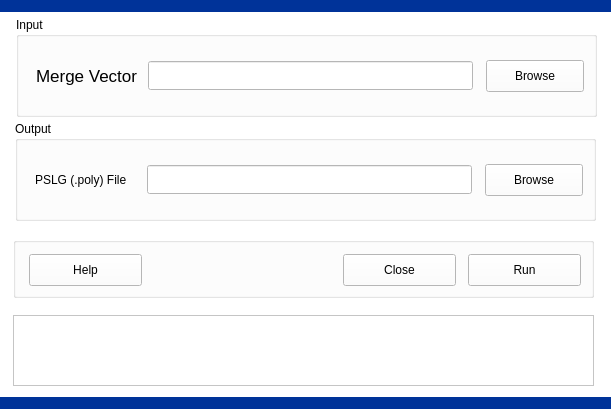
<?xml version="1.0" encoding="UTF-8"?>
<ui version="4.0">
 <class>ReadTopology</class>
 <widget class="QDialog" name="ReadTopology">
  <property name="geometry">
   <rect>
    <x>0</x>
    <y>0</y>
    <width>611</width>
    <height>409</height>
   </rect>
  </property>
  <property name="palette">
   <palette>
    <active>
     <colorrole role="WindowText">
      <brush brushstyle="SolidPattern">
       <color alpha="255">
        <red>0</red>
        <green>0</green>
        <blue>0</blue>
       </color>
      </brush>
     </colorrole>
     <colorrole role="Button">
      <brush brushstyle="SolidPattern">
       <color alpha="255">
        <red>255</red>
        <green>255</green>
        <blue>255</blue>
       </color>
      </brush>
     </colorrole>
     <colorrole role="Light">
      <brush brushstyle="SolidPattern">
       <color alpha="255">
        <red>255</red>
        <green>255</green>
        <blue>255</blue>
       </color>
      </brush>
     </colorrole>
     <colorrole role="Midlight">
      <brush brushstyle="SolidPattern">
       <color alpha="255">
        <red>255</red>
        <green>255</green>
        <blue>255</blue>
       </color>
      </brush>
     </colorrole>
     <colorrole role="Dark">
      <brush brushstyle="SolidPattern">
       <color alpha="255">
        <red>127</red>
        <green>127</green>
        <blue>127</blue>
       </color>
      </brush>
     </colorrole>
     <colorrole role="Mid">
      <brush brushstyle="SolidPattern">
       <color alpha="255">
        <red>170</red>
        <green>170</green>
        <blue>170</blue>
       </color>
      </brush>
     </colorrole>
     <colorrole role="Text">
      <brush brushstyle="SolidPattern">
       <color alpha="255">
        <red>0</red>
        <green>0</green>
        <blue>0</blue>
       </color>
      </brush>
     </colorrole>
     <colorrole role="BrightText">
      <brush brushstyle="SolidPattern">
       <color alpha="255">
        <red>255</red>
        <green>255</green>
        <blue>255</blue>
       </color>
      </brush>
     </colorrole>
     <colorrole role="ButtonText">
      <brush brushstyle="SolidPattern">
       <color alpha="255">
        <red>0</red>
        <green>0</green>
        <blue>0</blue>
       </color>
      </brush>
     </colorrole>
     <colorrole role="Base">
      <brush brushstyle="SolidPattern">
       <color alpha="255">
        <red>255</red>
        <green>255</green>
        <blue>255</blue>
       </color>
      </brush>
     </colorrole>
     <colorrole role="Window">
      <brush brushstyle="SolidPattern">
       <color alpha="255">
        <red>255</red>
        <green>255</green>
        <blue>255</blue>
       </color>
      </brush>
     </colorrole>
     <colorrole role="Shadow">
      <brush brushstyle="SolidPattern">
       <color alpha="255">
        <red>0</red>
        <green>0</green>
        <blue>0</blue>
       </color>
      </brush>
     </colorrole>
     <colorrole role="AlternateBase">
      <brush brushstyle="SolidPattern">
       <color alpha="255">
        <red>255</red>
        <green>255</green>
        <blue>255</blue>
       </color>
      </brush>
     </colorrole>
     <colorrole role="ToolTipBase">
      <brush brushstyle="SolidPattern">
       <color alpha="255">
        <red>255</red>
        <green>255</green>
        <blue>220</blue>
       </color>
      </brush>
     </colorrole>
     <colorrole role="ToolTipText">
      <brush brushstyle="SolidPattern">
       <color alpha="255">
        <red>0</red>
        <green>0</green>
        <blue>0</blue>
       </color>
      </brush>
     </colorrole>
    </active>
    <inactive>
     <colorrole role="WindowText">
      <brush brushstyle="SolidPattern">
       <color alpha="255">
        <red>0</red>
        <green>0</green>
        <blue>0</blue>
       </color>
      </brush>
     </colorrole>
     <colorrole role="Button">
      <brush brushstyle="SolidPattern">
       <color alpha="255">
        <red>255</red>
        <green>255</green>
        <blue>255</blue>
       </color>
      </brush>
     </colorrole>
     <colorrole role="Light">
      <brush brushstyle="SolidPattern">
       <color alpha="255">
        <red>255</red>
        <green>255</green>
        <blue>255</blue>
       </color>
      </brush>
     </colorrole>
     <colorrole role="Midlight">
      <brush brushstyle="SolidPattern">
       <color alpha="255">
        <red>255</red>
        <green>255</green>
        <blue>255</blue>
       </color>
      </brush>
     </colorrole>
     <colorrole role="Dark">
      <brush brushstyle="SolidPattern">
       <color alpha="255">
        <red>127</red>
        <green>127</green>
        <blue>127</blue>
       </color>
      </brush>
     </colorrole>
     <colorrole role="Mid">
      <brush brushstyle="SolidPattern">
       <color alpha="255">
        <red>170</red>
        <green>170</green>
        <blue>170</blue>
       </color>
      </brush>
     </colorrole>
     <colorrole role="Text">
      <brush brushstyle="SolidPattern">
       <color alpha="255">
        <red>0</red>
        <green>0</green>
        <blue>0</blue>
       </color>
      </brush>
     </colorrole>
     <colorrole role="BrightText">
      <brush brushstyle="SolidPattern">
       <color alpha="255">
        <red>255</red>
        <green>255</green>
        <blue>255</blue>
       </color>
      </brush>
     </colorrole>
     <colorrole role="ButtonText">
      <brush brushstyle="SolidPattern">
       <color alpha="255">
        <red>0</red>
        <green>0</green>
        <blue>0</blue>
       </color>
      </brush>
     </colorrole>
     <colorrole role="Base">
      <brush brushstyle="SolidPattern">
       <color alpha="255">
        <red>255</red>
        <green>255</green>
        <blue>255</blue>
       </color>
      </brush>
     </colorrole>
     <colorrole role="Window">
      <brush brushstyle="SolidPattern">
       <color alpha="255">
        <red>255</red>
        <green>255</green>
        <blue>255</blue>
       </color>
      </brush>
     </colorrole>
     <colorrole role="Shadow">
      <brush brushstyle="SolidPattern">
       <color alpha="255">
        <red>0</red>
        <green>0</green>
        <blue>0</blue>
       </color>
      </brush>
     </colorrole>
     <colorrole role="AlternateBase">
      <brush brushstyle="SolidPattern">
       <color alpha="255">
        <red>255</red>
        <green>255</green>
        <blue>255</blue>
       </color>
      </brush>
     </colorrole>
     <colorrole role="ToolTipBase">
      <brush brushstyle="SolidPattern">
       <color alpha="255">
        <red>255</red>
        <green>255</green>
        <blue>220</blue>
       </color>
      </brush>
     </colorrole>
     <colorrole role="ToolTipText">
      <brush brushstyle="SolidPattern">
       <color alpha="255">
        <red>0</red>
        <green>0</green>
        <blue>0</blue>
       </color>
      </brush>
     </colorrole>
    </inactive>
    <disabled>
     <colorrole role="WindowText">
      <brush brushstyle="SolidPattern">
       <color alpha="255">
        <red>127</red>
        <green>127</green>
        <blue>127</blue>
       </color>
      </brush>
     </colorrole>
     <colorrole role="Button">
      <brush brushstyle="SolidPattern">
       <color alpha="255">
        <red>255</red>
        <green>255</green>
        <blue>255</blue>
       </color>
      </brush>
     </colorrole>
     <colorrole role="Light">
      <brush brushstyle="SolidPattern">
       <color alpha="255">
        <red>255</red>
        <green>255</green>
        <blue>255</blue>
       </color>
      </brush>
     </colorrole>
     <colorrole role="Midlight">
      <brush brushstyle="SolidPattern">
       <color alpha="255">
        <red>255</red>
        <green>255</green>
        <blue>255</blue>
       </color>
      </brush>
     </colorrole>
     <colorrole role="Dark">
      <brush brushstyle="SolidPattern">
       <color alpha="255">
        <red>127</red>
        <green>127</green>
        <blue>127</blue>
       </color>
      </brush>
     </colorrole>
     <colorrole role="Mid">
      <brush brushstyle="SolidPattern">
       <color alpha="255">
        <red>170</red>
        <green>170</green>
        <blue>170</blue>
       </color>
      </brush>
     </colorrole>
     <colorrole role="Text">
      <brush brushstyle="SolidPattern">
       <color alpha="255">
        <red>127</red>
        <green>127</green>
        <blue>127</blue>
       </color>
      </brush>
     </colorrole>
     <colorrole role="BrightText">
      <brush brushstyle="SolidPattern">
       <color alpha="255">
        <red>255</red>
        <green>255</green>
        <blue>255</blue>
       </color>
      </brush>
     </colorrole>
     <colorrole role="ButtonText">
      <brush brushstyle="SolidPattern">
       <color alpha="255">
        <red>127</red>
        <green>127</green>
        <blue>127</blue>
       </color>
      </brush>
     </colorrole>
     <colorrole role="Base">
      <brush brushstyle="SolidPattern">
       <color alpha="255">
        <red>255</red>
        <green>255</green>
        <blue>255</blue>
       </color>
      </brush>
     </colorrole>
     <colorrole role="Window">
      <brush brushstyle="SolidPattern">
       <color alpha="255">
        <red>255</red>
        <green>255</green>
        <blue>255</blue>
       </color>
      </brush>
     </colorrole>
     <colorrole role="Shadow">
      <brush brushstyle="SolidPattern">
       <color alpha="255">
        <red>0</red>
        <green>0</green>
        <blue>0</blue>
       </color>
      </brush>
     </colorrole>
     <colorrole role="AlternateBase">
      <brush brushstyle="SolidPattern">
       <color alpha="255">
        <red>255</red>
        <green>255</green>
        <blue>255</blue>
       </color>
      </brush>
     </colorrole>
     <colorrole role="ToolTipBase">
      <brush brushstyle="SolidPattern">
       <color alpha="255">
        <red>255</red>
        <green>255</green>
        <blue>220</blue>
       </color>
      </brush>
     </colorrole>
     <colorrole role="ToolTipText">
      <brush brushstyle="SolidPattern">
       <color alpha="255">
        <red>0</red>
        <green>0</green>
        <blue>0</blue>
       </color>
      </brush>
     </colorrole>
    </disabled>
   </palette>
  </property>
  <property name="windowTitle">
   <string>: :   Read Topology   : :</string>
  </property>
  <widget class="Line" name="BorderBottom">
   <property name="geometry">
    <rect>
     <x>0</x>
     <y>393</y>
     <width>611</width>
     <height>20</height>
    </rect>
   </property>
   <property name="baseSize">
    <size>
     <width>0</width>
     <height>0</height>
    </size>
   </property>
   <property name="palette">
    <palette>
     <active>
      <colorrole role="WindowText">
       <brush brushstyle="SolidPattern">
        <color alpha="255">
         <red>0</red>
         <green>51</green>
         <blue>153</blue>
        </color>
       </brush>
      </colorrole>
      <colorrole role="Button">
       <brush brushstyle="SolidPattern">
        <color alpha="255">
         <red>128</red>
         <green>0</green>
         <blue>0</blue>
        </color>
       </brush>
      </colorrole>
      <colorrole role="Light">
       <brush brushstyle="SolidPattern">
        <color alpha="255">
         <red>192</red>
         <green>0</green>
         <blue>0</blue>
        </color>
       </brush>
      </colorrole>
      <colorrole role="Midlight">
       <brush brushstyle="SolidPattern">
        <color alpha="255">
         <red>160</red>
         <green>0</green>
         <blue>0</blue>
        </color>
       </brush>
      </colorrole>
      <colorrole role="Dark">
       <brush brushstyle="SolidPattern">
        <color alpha="255">
         <red>64</red>
         <green>0</green>
         <blue>0</blue>
        </color>
       </brush>
      </colorrole>
      <colorrole role="Mid">
       <brush brushstyle="SolidPattern">
        <color alpha="255">
         <red>85</red>
         <green>0</green>
         <blue>0</blue>
        </color>
       </brush>
      </colorrole>
      <colorrole role="Text">
       <brush brushstyle="SolidPattern">
        <color alpha="255">
         <red>0</red>
         <green>51</green>
         <blue>153</blue>
        </color>
       </brush>
      </colorrole>
      <colorrole role="BrightText">
       <brush brushstyle="SolidPattern">
        <color alpha="255">
         <red>255</red>
         <green>255</green>
         <blue>255</blue>
        </color>
       </brush>
      </colorrole>
      <colorrole role="ButtonText">
       <brush brushstyle="SolidPattern">
        <color alpha="255">
         <red>0</red>
         <green>51</green>
         <blue>153</blue>
        </color>
       </brush>
      </colorrole>
      <colorrole role="Base">
       <brush brushstyle="SolidPattern">
        <color alpha="255">
         <red>0</red>
         <green>0</green>
         <blue>0</blue>
        </color>
       </brush>
      </colorrole>
      <colorrole role="Window">
       <brush brushstyle="SolidPattern">
        <color alpha="255">
         <red>128</red>
         <green>0</green>
         <blue>0</blue>
        </color>
       </brush>
      </colorrole>
      <colorrole role="Shadow">
       <brush brushstyle="SolidPattern">
        <color alpha="255">
         <red>0</red>
         <green>0</green>
         <blue>0</blue>
        </color>
       </brush>
      </colorrole>
      <colorrole role="AlternateBase">
       <brush brushstyle="SolidPattern">
        <color alpha="255">
         <red>64</red>
         <green>0</green>
         <blue>0</blue>
        </color>
       </brush>
      </colorrole>
      <colorrole role="ToolTipBase">
       <brush brushstyle="SolidPattern">
        <color alpha="255">
         <red>255</red>
         <green>255</green>
         <blue>220</blue>
        </color>
       </brush>
      </colorrole>
      <colorrole role="ToolTipText">
       <brush brushstyle="SolidPattern">
        <color alpha="255">
         <red>0</red>
         <green>0</green>
         <blue>0</blue>
        </color>
       </brush>
      </colorrole>
     </active>
     <inactive>
      <colorrole role="WindowText">
       <brush brushstyle="SolidPattern">
        <color alpha="255">
         <red>0</red>
         <green>51</green>
         <blue>153</blue>
        </color>
       </brush>
      </colorrole>
      <colorrole role="Button">
       <brush brushstyle="SolidPattern">
        <color alpha="255">
         <red>128</red>
         <green>0</green>
         <blue>0</blue>
        </color>
       </brush>
      </colorrole>
      <colorrole role="Light">
       <brush brushstyle="SolidPattern">
        <color alpha="255">
         <red>192</red>
         <green>0</green>
         <blue>0</blue>
        </color>
       </brush>
      </colorrole>
      <colorrole role="Midlight">
       <brush brushstyle="SolidPattern">
        <color alpha="255">
         <red>160</red>
         <green>0</green>
         <blue>0</blue>
        </color>
       </brush>
      </colorrole>
      <colorrole role="Dark">
       <brush brushstyle="SolidPattern">
        <color alpha="255">
         <red>64</red>
         <green>0</green>
         <blue>0</blue>
        </color>
       </brush>
      </colorrole>
      <colorrole role="Mid">
       <brush brushstyle="SolidPattern">
        <color alpha="255">
         <red>85</red>
         <green>0</green>
         <blue>0</blue>
        </color>
       </brush>
      </colorrole>
      <colorrole role="Text">
       <brush brushstyle="SolidPattern">
        <color alpha="255">
         <red>0</red>
         <green>51</green>
         <blue>153</blue>
        </color>
       </brush>
      </colorrole>
      <colorrole role="BrightText">
       <brush brushstyle="SolidPattern">
        <color alpha="255">
         <red>255</red>
         <green>255</green>
         <blue>255</blue>
        </color>
       </brush>
      </colorrole>
      <colorrole role="ButtonText">
       <brush brushstyle="SolidPattern">
        <color alpha="255">
         <red>0</red>
         <green>51</green>
         <blue>153</blue>
        </color>
       </brush>
      </colorrole>
      <colorrole role="Base">
       <brush brushstyle="SolidPattern">
        <color alpha="255">
         <red>0</red>
         <green>0</green>
         <blue>0</blue>
        </color>
       </brush>
      </colorrole>
      <colorrole role="Window">
       <brush brushstyle="SolidPattern">
        <color alpha="255">
         <red>128</red>
         <green>0</green>
         <blue>0</blue>
        </color>
       </brush>
      </colorrole>
      <colorrole role="Shadow">
       <brush brushstyle="SolidPattern">
        <color alpha="255">
         <red>0</red>
         <green>0</green>
         <blue>0</blue>
        </color>
       </brush>
      </colorrole>
      <colorrole role="AlternateBase">
       <brush brushstyle="SolidPattern">
        <color alpha="255">
         <red>64</red>
         <green>0</green>
         <blue>0</blue>
        </color>
       </brush>
      </colorrole>
      <colorrole role="ToolTipBase">
       <brush brushstyle="SolidPattern">
        <color alpha="255">
         <red>255</red>
         <green>255</green>
         <blue>220</blue>
        </color>
       </brush>
      </colorrole>
      <colorrole role="ToolTipText">
       <brush brushstyle="SolidPattern">
        <color alpha="255">
         <red>0</red>
         <green>0</green>
         <blue>0</blue>
        </color>
       </brush>
      </colorrole>
     </inactive>
     <disabled>
      <colorrole role="WindowText">
       <brush brushstyle="SolidPattern">
        <color alpha="255">
         <red>0</red>
         <green>51</green>
         <blue>153</blue>
        </color>
       </brush>
      </colorrole>
      <colorrole role="Button">
       <brush brushstyle="SolidPattern">
        <color alpha="255">
         <red>128</red>
         <green>0</green>
         <blue>0</blue>
        </color>
       </brush>
      </colorrole>
      <colorrole role="Light">
       <brush brushstyle="SolidPattern">
        <color alpha="255">
         <red>192</red>
         <green>0</green>
         <blue>0</blue>
        </color>
       </brush>
      </colorrole>
      <colorrole role="Midlight">
       <brush brushstyle="SolidPattern">
        <color alpha="255">
         <red>160</red>
         <green>0</green>
         <blue>0</blue>
        </color>
       </brush>
      </colorrole>
      <colorrole role="Dark">
       <brush brushstyle="SolidPattern">
        <color alpha="255">
         <red>64</red>
         <green>0</green>
         <blue>0</blue>
        </color>
       </brush>
      </colorrole>
      <colorrole role="Mid">
       <brush brushstyle="SolidPattern">
        <color alpha="255">
         <red>85</red>
         <green>0</green>
         <blue>0</blue>
        </color>
       </brush>
      </colorrole>
      <colorrole role="Text">
       <brush brushstyle="SolidPattern">
        <color alpha="255">
         <red>0</red>
         <green>51</green>
         <blue>153</blue>
        </color>
       </brush>
      </colorrole>
      <colorrole role="BrightText">
       <brush brushstyle="SolidPattern">
        <color alpha="255">
         <red>255</red>
         <green>255</green>
         <blue>255</blue>
        </color>
       </brush>
      </colorrole>
      <colorrole role="ButtonText">
       <brush brushstyle="SolidPattern">
        <color alpha="255">
         <red>0</red>
         <green>51</green>
         <blue>153</blue>
        </color>
       </brush>
      </colorrole>
      <colorrole role="Base">
       <brush brushstyle="SolidPattern">
        <color alpha="255">
         <red>128</red>
         <green>0</green>
         <blue>0</blue>
        </color>
       </brush>
      </colorrole>
      <colorrole role="Window">
       <brush brushstyle="SolidPattern">
        <color alpha="255">
         <red>128</red>
         <green>0</green>
         <blue>0</blue>
        </color>
       </brush>
      </colorrole>
      <colorrole role="Shadow">
       <brush brushstyle="SolidPattern">
        <color alpha="255">
         <red>0</red>
         <green>0</green>
         <blue>0</blue>
        </color>
       </brush>
      </colorrole>
      <colorrole role="AlternateBase">
       <brush brushstyle="SolidPattern">
        <color alpha="255">
         <red>128</red>
         <green>0</green>
         <blue>0</blue>
        </color>
       </brush>
      </colorrole>
      <colorrole role="ToolTipBase">
       <brush brushstyle="SolidPattern">
        <color alpha="255">
         <red>255</red>
         <green>255</green>
         <blue>220</blue>
        </color>
       </brush>
      </colorrole>
      <colorrole role="ToolTipText">
       <brush brushstyle="SolidPattern">
        <color alpha="255">
         <red>0</red>
         <green>0</green>
         <blue>0</blue>
        </color>
       </brush>
      </colorrole>
     </disabled>
    </palette>
   </property>
   <property name="styleSheet">
    <string notr="true">color: rgb(0, 51, 153);</string>
   </property>
   <property name="frameShadow">
    <enum>QFrame::Plain</enum>
   </property>
   <property name="lineWidth">
    <number>12</number>
   </property>
   <property name="midLineWidth">
    <number>0</number>
   </property>
   <property name="orientation">
    <enum>Qt::Horizontal</enum>
   </property>
  </widget>
  <widget class="Line" name="BorderTop">
   <property name="geometry">
    <rect>
     <x>0</x>
     <y>-4</y>
     <width>611</width>
     <height>20</height>
    </rect>
   </property>
   <property name="baseSize">
    <size>
     <width>0</width>
     <height>0</height>
    </size>
   </property>
   <property name="palette">
    <palette>
     <active>
      <colorrole role="WindowText">
       <brush brushstyle="SolidPattern">
        <color alpha="255">
         <red>0</red>
         <green>51</green>
         <blue>153</blue>
        </color>
       </brush>
      </colorrole>
      <colorrole role="Button">
       <brush brushstyle="SolidPattern">
        <color alpha="255">
         <red>128</red>
         <green>0</green>
         <blue>0</blue>
        </color>
       </brush>
      </colorrole>
      <colorrole role="Light">
       <brush brushstyle="SolidPattern">
        <color alpha="255">
         <red>192</red>
         <green>0</green>
         <blue>0</blue>
        </color>
       </brush>
      </colorrole>
      <colorrole role="Midlight">
       <brush brushstyle="SolidPattern">
        <color alpha="255">
         <red>160</red>
         <green>0</green>
         <blue>0</blue>
        </color>
       </brush>
      </colorrole>
      <colorrole role="Dark">
       <brush brushstyle="SolidPattern">
        <color alpha="255">
         <red>64</red>
         <green>0</green>
         <blue>0</blue>
        </color>
       </brush>
      </colorrole>
      <colorrole role="Mid">
       <brush brushstyle="SolidPattern">
        <color alpha="255">
         <red>85</red>
         <green>0</green>
         <blue>0</blue>
        </color>
       </brush>
      </colorrole>
      <colorrole role="Text">
       <brush brushstyle="SolidPattern">
        <color alpha="255">
         <red>0</red>
         <green>51</green>
         <blue>153</blue>
        </color>
       </brush>
      </colorrole>
      <colorrole role="BrightText">
       <brush brushstyle="SolidPattern">
        <color alpha="255">
         <red>255</red>
         <green>255</green>
         <blue>255</blue>
        </color>
       </brush>
      </colorrole>
      <colorrole role="ButtonText">
       <brush brushstyle="SolidPattern">
        <color alpha="255">
         <red>0</red>
         <green>51</green>
         <blue>153</blue>
        </color>
       </brush>
      </colorrole>
      <colorrole role="Base">
       <brush brushstyle="SolidPattern">
        <color alpha="255">
         <red>0</red>
         <green>0</green>
         <blue>0</blue>
        </color>
       </brush>
      </colorrole>
      <colorrole role="Window">
       <brush brushstyle="SolidPattern">
        <color alpha="255">
         <red>128</red>
         <green>0</green>
         <blue>0</blue>
        </color>
       </brush>
      </colorrole>
      <colorrole role="Shadow">
       <brush brushstyle="SolidPattern">
        <color alpha="255">
         <red>0</red>
         <green>0</green>
         <blue>0</blue>
        </color>
       </brush>
      </colorrole>
      <colorrole role="AlternateBase">
       <brush brushstyle="SolidPattern">
        <color alpha="255">
         <red>64</red>
         <green>0</green>
         <blue>0</blue>
        </color>
       </brush>
      </colorrole>
      <colorrole role="ToolTipBase">
       <brush brushstyle="SolidPattern">
        <color alpha="255">
         <red>255</red>
         <green>255</green>
         <blue>220</blue>
        </color>
       </brush>
      </colorrole>
      <colorrole role="ToolTipText">
       <brush brushstyle="SolidPattern">
        <color alpha="255">
         <red>0</red>
         <green>0</green>
         <blue>0</blue>
        </color>
       </brush>
      </colorrole>
     </active>
     <inactive>
      <colorrole role="WindowText">
       <brush brushstyle="SolidPattern">
        <color alpha="255">
         <red>0</red>
         <green>51</green>
         <blue>153</blue>
        </color>
       </brush>
      </colorrole>
      <colorrole role="Button">
       <brush brushstyle="SolidPattern">
        <color alpha="255">
         <red>128</red>
         <green>0</green>
         <blue>0</blue>
        </color>
       </brush>
      </colorrole>
      <colorrole role="Light">
       <brush brushstyle="SolidPattern">
        <color alpha="255">
         <red>192</red>
         <green>0</green>
         <blue>0</blue>
        </color>
       </brush>
      </colorrole>
      <colorrole role="Midlight">
       <brush brushstyle="SolidPattern">
        <color alpha="255">
         <red>160</red>
         <green>0</green>
         <blue>0</blue>
        </color>
       </brush>
      </colorrole>
      <colorrole role="Dark">
       <brush brushstyle="SolidPattern">
        <color alpha="255">
         <red>64</red>
         <green>0</green>
         <blue>0</blue>
        </color>
       </brush>
      </colorrole>
      <colorrole role="Mid">
       <brush brushstyle="SolidPattern">
        <color alpha="255">
         <red>85</red>
         <green>0</green>
         <blue>0</blue>
        </color>
       </brush>
      </colorrole>
      <colorrole role="Text">
       <brush brushstyle="SolidPattern">
        <color alpha="255">
         <red>0</red>
         <green>51</green>
         <blue>153</blue>
        </color>
       </brush>
      </colorrole>
      <colorrole role="BrightText">
       <brush brushstyle="SolidPattern">
        <color alpha="255">
         <red>255</red>
         <green>255</green>
         <blue>255</blue>
        </color>
       </brush>
      </colorrole>
      <colorrole role="ButtonText">
       <brush brushstyle="SolidPattern">
        <color alpha="255">
         <red>0</red>
         <green>51</green>
         <blue>153</blue>
        </color>
       </brush>
      </colorrole>
      <colorrole role="Base">
       <brush brushstyle="SolidPattern">
        <color alpha="255">
         <red>0</red>
         <green>0</green>
         <blue>0</blue>
        </color>
       </brush>
      </colorrole>
      <colorrole role="Window">
       <brush brushstyle="SolidPattern">
        <color alpha="255">
         <red>128</red>
         <green>0</green>
         <blue>0</blue>
        </color>
       </brush>
      </colorrole>
      <colorrole role="Shadow">
       <brush brushstyle="SolidPattern">
        <color alpha="255">
         <red>0</red>
         <green>0</green>
         <blue>0</blue>
        </color>
       </brush>
      </colorrole>
      <colorrole role="AlternateBase">
       <brush brushstyle="SolidPattern">
        <color alpha="255">
         <red>64</red>
         <green>0</green>
         <blue>0</blue>
        </color>
       </brush>
      </colorrole>
      <colorrole role="ToolTipBase">
       <brush brushstyle="SolidPattern">
        <color alpha="255">
         <red>255</red>
         <green>255</green>
         <blue>220</blue>
        </color>
       </brush>
      </colorrole>
      <colorrole role="ToolTipText">
       <brush brushstyle="SolidPattern">
        <color alpha="255">
         <red>0</red>
         <green>0</green>
         <blue>0</blue>
        </color>
       </brush>
      </colorrole>
     </inactive>
     <disabled>
      <colorrole role="WindowText">
       <brush brushstyle="SolidPattern">
        <color alpha="255">
         <red>0</red>
         <green>51</green>
         <blue>153</blue>
        </color>
       </brush>
      </colorrole>
      <colorrole role="Button">
       <brush brushstyle="SolidPattern">
        <color alpha="255">
         <red>128</red>
         <green>0</green>
         <blue>0</blue>
        </color>
       </brush>
      </colorrole>
      <colorrole role="Light">
       <brush brushstyle="SolidPattern">
        <color alpha="255">
         <red>192</red>
         <green>0</green>
         <blue>0</blue>
        </color>
       </brush>
      </colorrole>
      <colorrole role="Midlight">
       <brush brushstyle="SolidPattern">
        <color alpha="255">
         <red>160</red>
         <green>0</green>
         <blue>0</blue>
        </color>
       </brush>
      </colorrole>
      <colorrole role="Dark">
       <brush brushstyle="SolidPattern">
        <color alpha="255">
         <red>64</red>
         <green>0</green>
         <blue>0</blue>
        </color>
       </brush>
      </colorrole>
      <colorrole role="Mid">
       <brush brushstyle="SolidPattern">
        <color alpha="255">
         <red>85</red>
         <green>0</green>
         <blue>0</blue>
        </color>
       </brush>
      </colorrole>
      <colorrole role="Text">
       <brush brushstyle="SolidPattern">
        <color alpha="255">
         <red>0</red>
         <green>51</green>
         <blue>153</blue>
        </color>
       </brush>
      </colorrole>
      <colorrole role="BrightText">
       <brush brushstyle="SolidPattern">
        <color alpha="255">
         <red>255</red>
         <green>255</green>
         <blue>255</blue>
        </color>
       </brush>
      </colorrole>
      <colorrole role="ButtonText">
       <brush brushstyle="SolidPattern">
        <color alpha="255">
         <red>0</red>
         <green>51</green>
         <blue>153</blue>
        </color>
       </brush>
      </colorrole>
      <colorrole role="Base">
       <brush brushstyle="SolidPattern">
        <color alpha="255">
         <red>128</red>
         <green>0</green>
         <blue>0</blue>
        </color>
       </brush>
      </colorrole>
      <colorrole role="Window">
       <brush brushstyle="SolidPattern">
        <color alpha="255">
         <red>128</red>
         <green>0</green>
         <blue>0</blue>
        </color>
       </brush>
      </colorrole>
      <colorrole role="Shadow">
       <brush brushstyle="SolidPattern">
        <color alpha="255">
         <red>0</red>
         <green>0</green>
         <blue>0</blue>
        </color>
       </brush>
      </colorrole>
      <colorrole role="AlternateBase">
       <brush brushstyle="SolidPattern">
        <color alpha="255">
         <red>128</red>
         <green>0</green>
         <blue>0</blue>
        </color>
       </brush>
      </colorrole>
      <colorrole role="ToolTipBase">
       <brush brushstyle="SolidPattern">
        <color alpha="255">
         <red>255</red>
         <green>255</green>
         <blue>220</blue>
        </color>
       </brush>
      </colorrole>
      <colorrole role="ToolTipText">
       <brush brushstyle="SolidPattern">
        <color alpha="255">
         <red>0</red>
         <green>0</green>
         <blue>0</blue>
        </color>
       </brush>
      </colorrole>
     </disabled>
    </palette>
   </property>
   <property name="styleSheet">
    <string notr="true">color: rgb(0, 51, 153);</string>
   </property>
   <property name="frameShadow">
    <enum>QFrame::Plain</enum>
   </property>
   <property name="lineWidth">
    <number>12</number>
   </property>
   <property name="midLineWidth">
    <number>0</number>
   </property>
   <property name="orientation">
    <enum>Qt::Horizontal</enum>
   </property>
  </widget>
  <widget class="QGroupBox" name="groupBoxInput">
   <property name="geometry">
    <rect>
     <x>16</x>
     <y>17</y>
     <width>581</width>
     <height>100</height>
    </rect>
   </property>
   <property name="title">
    <string>Input</string>
   </property>
   <widget class="QLineEdit" name="lineEditMerge">
    <property name="geometry">
     <rect>
      <x>132</x>
      <y>44</y>
      <width>325</width>
      <height>29</height>
     </rect>
    </property>
    <property name="font">
     <font>
      <pointsize>14</pointsize>
      <weight>75</weight>
      <bold>true</bold>
     </font>
    </property>
   </widget>
   <widget class="QPushButton" name="pushButtonMerge">
    <property name="geometry">
     <rect>
      <x>470</x>
      <y>43</y>
      <width>98</width>
      <height>32</height>
     </rect>
    </property>
    <property name="text">
     <string>Browse</string>
    </property>
    <property name="checkable">
     <bool>false</bool>
    </property>
    <property name="autoDefault">
     <bool>false</bool>
    </property>
    <property name="flat">
     <bool>false</bool>
    </property>
   </widget>
   <widget class="QLabel" name="textLabel1">
    <property name="geometry">
     <rect>
      <x>20</x>
      <y>43</y>
      <width>101</width>
      <height>31</height>
     </rect>
    </property>
    <property name="font">
     <font>
      <pointsize>13</pointsize>
     </font>
    </property>
    <property name="text">
     <string>Merge Vector</string>
    </property>
   </widget>
  </widget>
  <widget class="QTextBrowser" name="textBrowserLogs">
   <property name="geometry">
    <rect>
     <x>13</x>
     <y>315</y>
     <width>581</width>
     <height>71</height>
    </rect>
   </property>
   <property name="lineWrapMode">
    <enum>QTextEdit::NoWrap</enum>
   </property>
  </widget>
  <widget class="QGroupBox" name="groupBoxButtons">
   <property name="geometry">
    <rect>
     <x>13</x>
     <y>237</y>
     <width>581</width>
     <height>61</height>
    </rect>
   </property>
   <property name="title">
    <string/>
   </property>
   <widget class="QPushButton" name="pushButtonHelp">
    <property name="geometry">
     <rect>
      <x>16</x>
      <y>17</y>
      <width>113</width>
      <height>32</height>
     </rect>
    </property>
    <property name="text">
     <string>Help</string>
    </property>
    <property name="autoDefault">
     <bool>false</bool>
    </property>
   </widget>
   <widget class="QPushButton" name="pushButtonClose">
    <property name="geometry">
     <rect>
      <x>330</x>
      <y>17</y>
      <width>113</width>
      <height>32</height>
     </rect>
    </property>
    <property name="text">
     <string>Close</string>
    </property>
    <property name="autoDefault">
     <bool>false</bool>
    </property>
   </widget>
   <widget class="QPushButton" name="pushButtonRun">
    <property name="geometry">
     <rect>
      <x>455</x>
      <y>17</y>
      <width>113</width>
      <height>32</height>
     </rect>
    </property>
    <property name="toolTip">
     <string/>
    </property>
    <property name="text">
     <string>Run</string>
    </property>
    <property name="autoDefault">
     <bool>false</bool>
    </property>
   </widget>
  </widget>
  <widget class="QGroupBox" name="groupBoxOutput">
   <property name="geometry">
    <rect>
     <x>15</x>
     <y>121</y>
     <width>581</width>
     <height>100</height>
    </rect>
   </property>
   <property name="title">
    <string>Output</string>
   </property>
   <widget class="QLineEdit" name="lineEditPSLG">
    <property name="geometry">
     <rect>
      <x>132</x>
      <y>44</y>
      <width>325</width>
      <height>29</height>
     </rect>
    </property>
    <property name="font">
     <font>
      <pointsize>14</pointsize>
      <weight>75</weight>
      <bold>true</bold>
     </font>
    </property>
   </widget>
   <widget class="QPushButton" name="pushButtonPSLG">
    <property name="geometry">
     <rect>
      <x>470</x>
      <y>43</y>
      <width>98</width>
      <height>32</height>
     </rect>
    </property>
    <property name="text">
     <string>Browse</string>
    </property>
    <property name="autoDefault">
     <bool>false</bool>
    </property>
   </widget>
   <widget class="QLabel" name="textLabel1_2">
    <property name="geometry">
     <rect>
      <x>20</x>
      <y>43</y>
      <width>111</width>
      <height>31</height>
     </rect>
    </property>
    <property name="text">
     <string>PSLG (.poly) File</string>
    </property>
   </widget>
  </widget>
 </widget>
 <resources/>
 <connections/>
</ui>
